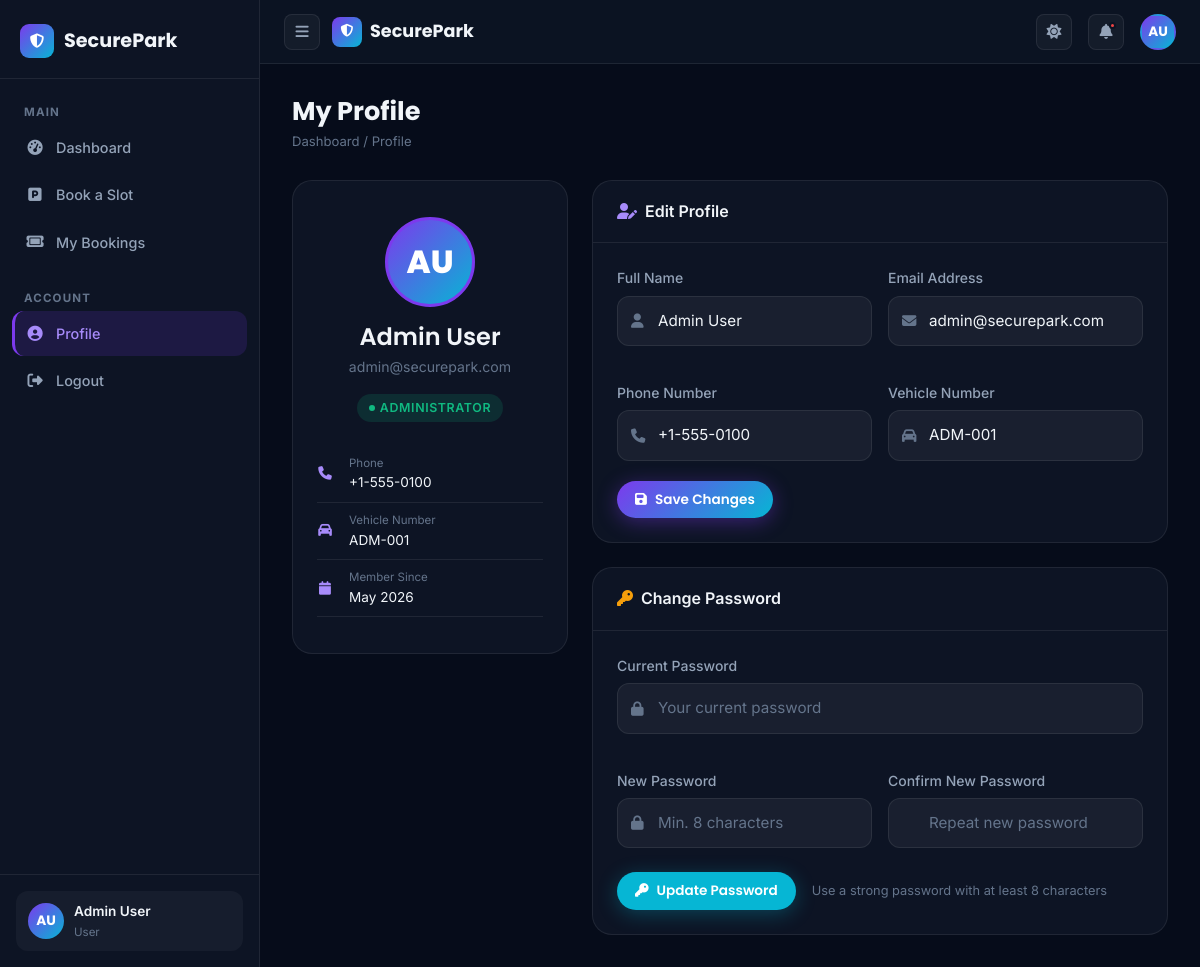
The app's page /profile.php (signed in) with its own data.
### tables this page shows
CREATE TABLE IF NOT EXISTS `users` (
  `id`             INT UNSIGNED    NOT NULL AUTO_INCREMENT,
  `name`           VARCHAR(120)    NOT NULL,
  `email`          VARCHAR(180)    NOT NULL UNIQUE,
  `password`       VARCHAR(255)    NOT NULL,
  `phone`          VARCHAR(30)     DEFAULT NULL,
  `vehicle_number` VARCHAR(30)     DEFAULT NULL,
  `role`           ENUM('user','admin') NOT NULL DEFAULT 'user',
  `created_at`     DATETIME        NOT NULL DEFAULT CURRENT_TIMESTAMP,
  PRIMARY KEY (`id`),
  KEY `idx_email` (`email`)
);

### includes/auth.php (called while the page is built, shortened)
<?php
function getCurrentUser(): array {
    return [
        'id'             => $_SESSION['user_id']   ?? 0,
        'name'           => $_SESSION['name']       ?? '',
        'email'          => $_SESSION['email']      ?? '',
        'phone'          => $_SESSION['phone']      ?? '',
        'vehicle_number' => $_SESSION['vehicle_number'] ?? '',
        'role'           => $_SESSION['role']       ?? 'user',
    ];
}

### profile.php (the view, shortened to what this page needs)
<?php
require_once __DIR__ . '/includes/auth.php';
require_once __DIR__ . '/config/db.php';
$user        = getCurrentUser();
$active_page = 'profile';
$uid         = (int)$user['id'];
$db_user = $conn->query("SELECT * FROM users WHERE id = $uid")->fetch_assoc();
?>
<!DOCTYPE html>
<html lang="en">
<head>
  <link rel="stylesheet" href="https://cdnjs.cloudflare.com/ajax/libs/bootstrap/5.3.3/css/bootstrap.min.css">
  <link rel="stylesheet" href="https://cdnjs.cloudflare.com/ajax/libs/font-awesome/6.5.1/css/all.min.css">
  <link rel="stylesheet" href="/securepark/assets/css/style.css">
</head>
<body>
<div class="dash-layout">
  <?php include __DIR__ . '/includes/dash_sidebar.php'; ?>
  <div class="dash-content" id="dashContent">
    <?php include __DIR__ . '/includes/dash_nav.php'; ?>
    <div class="page-content">
      <div class="page-header">
        <div>
          <h1 class="page-title">My Profile</h1>
          <div class="page-breadcrumb"><a href="/securepark/dashboard.php">Dashboard</a> / Profile</div>
        </div>
      </div>
      <div class="row g-4">
        <div class="col-lg-4">
          <div class="section-card text-center">
            <div class="section-card-body" style="padding:36px 24px">
              <div class="profile-avatar-lg mx-auto mb-3"><?= $initials ?></div>
              <h4 class="mb-1"><?= htmlspecialchars($db_user['name']) ?></h4>
              <p style="color:var(--text-muted);font-size:0.88rem"><?= htmlspecialchars($db_user['email']) ?></p>
              <span class="status-badge badge-active mb-4 d-inline-flex">
                <?= $db_user['role'] === 'admin' ? 'Administrator' : 'Member' ?>
              </span>
              <div class="w-100">
                <?php $fields = [
                  ['fas fa-phone',      'Phone',          $db_user['phone']          ?? '—'],
                  ['fas fa-car',        'Vehicle Number', $db_user['vehicle_number'] ?? '—'],
                  ['fas fa-calendar',   'Member Since',   date('M Y', strtotime($db_user['created_at']))],
                ]; foreach ($fields as [$icon,$label,$val]): ?>
                <div class="d-flex align-items-center gap-3 py-2" style="border-bottom:1px solid var(--border);font-size:0.85rem;text-align:left">
                  <i class="<?= $icon ?>" style="color:var(--primary-light);width:16px;text-align:center"></i>
                  <div style="flex:1">
                    <div style="font-size:0.72rem;color:var(--text-muted)"><?= $label ?></div>
                    <div class="fw-500"><?= htmlspecialchars($val) ?></div>
                  </div>
                </div>
                <?php endforeach; ?>
              </div>
            </div>
          </div>
        </div>
        <div class="col-lg-8">
          <div class="section-card mb-4">
            <div class="section-card-header">
              <div class="section-card-title"><i class="fas fa-user-pen me-2" style="color:var(--primary-light)"></i>Edit Profile</div>
            </div>
            <div class="section-card-body">
              <form id="profileForm" action="/securepark/api/update_profile.php" method="POST">
                <div class="row g-3">
                  <div class="col-md-6">
                    <div class="form-group-custom">
                      <label class="form-label-custom">Full Name</label>
                      <div class="input-icon-wrap">
                        <i class="fas fa-user"></i>
                        <input type="text" name="name" class="form-input-custom" value="<?= htmlspecialchars($db_user['name']) ?>" required>
                      </div>
                    </div>
                  </div>
                  <div class="col-md-6">
                    <div class="form-group-custom">
                      <label class="form-label-custom">Email Address</label>
                      <div class="input-icon-wrap">
                        <i class="fas fa-envelope"></i>
                        <input type="email" class="form-input-custom" value="<?= htmlspecialchars($db_user['email']) ?>" disabled>
                      </div>
                    </div>
                  </div>
                  <div class="col-md-6">
                    <div class="form-group-custom">
                      <label class="form-label-custom">Phone Number</label>
                      <div class="input-icon-wrap">
                        <i class="fas fa-phone"></i>
                        <input type="tel" name="phone" class="form-input-custom" value="<?= htmlspecialchars($db_user['phone'] ?? '') ?>" placeholder="+1 555 0100">
                      </div>
                    </div>
                  </div>
                  <div class="col-md-6">
                    <div class="form-group-custom">
                      <label class="form-label-custom">Vehicle Number</label>
                      <div class="input-icon-wrap">
                        <i class="fas fa-car"></i>
                        <input type="text" name="vehicle_number" class="form-input-custom" value="<?= htmlspecialchars($db_user['vehicle_number'] ?? '') ?>" placeholder="NYC-1234">
                      </div>
                    </div>
                  </div>
                </div>
                <button type="submit" class="btn-primary-custom btn-sm-custom">
                  <i class="fas fa-floppy-disk"></i> Save Changes
                </button>
              </form>
            </div>
          </div>
          <div class="section-card">
            <div class="section-card-header">
              <div class="section-card-title"><i class="fas fa-key me-2" style="color:var(--warning)"></i>Change Password</div>
            </div>
            <div class="section-card-body">
              <form id="passwordForm" action="/securepark/api/update_profile.php" method="POST">
                <div class="row g-3">
                  <div class="col-12">
                    <div class="form-group-custom">
                      <label class="form-label-custom">Current Password</label>
                      <div class="input-icon-wrap">
                        <i class="fas fa-lock"></i>
                        <input type="password" name="current_password" class="form-input-custom" placeholder="Your current password" required>
                      </div>
                    </div>
                  </div>
                  <div class="col-md-6">
                    <div class="form-group-custom">
                      <label class="form-label-custom">New Password</label>
                      <div class="input-icon-wrap">
                        <i class="fas fa-lock"></i>
                        <input type="password" name="new_password" class="form-input-custom" placeholder="Min. 8 characters" required minlength="8">
                      </div>
                    </div>
                  </div>
                  <div class="col-md-6">
                    <div class="form-group-custom">
                      <label class="form-label-custom">Confirm New Password</label>
                      <div class="input-icon-wrap">
                        <input type="password" name="confirm_password" class="form-input-custom" placeholder="Repeat new password" required>
                      </div>
                    </div>
                  </div>
                </div>
                <div class="d-flex align-items-center gap-3 mt-1">
                  <button type="submit" class="btn-accent btn-sm-custom">
                    <i class="fas fa-key"></i> Update Password
                  </button>
                  <span style="font-size:0.8rem;color:var(--text-muted)">Use a strong password with at least 8 characters</span>
                </div>
              </form>
            </div>
          </div>
        </div>
      </div>
    </div>
  </div>
</div>
</body>
</html>

### includes/dash_sidebar.php (shortened to what this page needs)
<aside class="dash-sidebar" id="dashSidebar">
    <div class="sidebar-brand">
        <span class="brand-icon"><i class="fas fa-shield-halved"></i></span>
        <span class="brand-name">SecurePark</span>
    </div>
    <nav class="sidebar-nav">
        <div class="sidebar-section-label">Main</div>
        <a href="/securepark/dashboard.php" class="sidebar-link <?= $active_page === 'dashboard' ? 'active' : '' ?>">
            <i class="fas fa-gauge-high"></i> <span>Dashboard</span>
        </a>
        <a href="/securepark/book.php" class="sidebar-link <?= $active_page === 'book' ? 'active' : '' ?>">
            <i class="fas fa-square-parking"></i> <span>Book a Slot</span>
        </a>
        <a href="/securepark/my-bookings.php" class="sidebar-link <?= $active_page === 'bookings' ? 'active' : '' ?>">
            <i class="fas fa-ticket"></i> <span>My Bookings</span>
        </a>
        <div class="sidebar-section-label mt-3">Account</div>
        <a href="/securepark/profile.php" class="sidebar-link <?= $active_page === 'profile' ? 'active' : '' ?>">
            <i class="fas fa-user-circle"></i> <span>Profile</span>
        </a>
        <a href="/securepark/logout.php" class="sidebar-link">
            <i class="fas fa-right-from-bracket"></i> <span>Logout</span>
        </a>
    </nav>
    <div class="sidebar-footer">
        <div class="sidebar-user-card">
            <div class="su-avatar"><?= implode('', array_map(fn($w) => strtoupper($w[0]), array_slice(explode(' ', trim($user['name'])), 0, 2))) ?></div>
            <div class="su-info">
                <div class="su-name"><?= htmlspecialchars($user['name']) ?></div>
                <div class="su-role">User</div>
            </div>
        </div>
    </div>
</aside>

### includes/dash_nav.php (shortened to what this page needs)
<?php
$initials = implode('', array_map(fn($w) => strtoupper($w[0]), array_slice(explode(' ', trim($user['name'])), 0, 2)));
?>
<nav class="dash-topnav">
    <button class="sidebar-toggle" id="sidebarToggle" aria-label="Toggle sidebar">
        <i class="fas fa-bars"></i>
    </button>
    <div class="nav-brand">
        <a href="/securepark/index.php" class="brand-link">
            <span class="brand-icon"><i class="fas fa-shield-halved"></i></span>
            <span class="brand-name">SecurePark</span>
        </a>
    </div>
    <div class="nav-actions ms-auto d-flex align-items-center gap-3">
        <button class="theme-toggle" id="themeToggle" title="Toggle theme" aria-label="Toggle dark/light mode">
            <i class="fas fa-sun"></i>
        </button>
        <div class="nav-notification" title="Notifications">
            <i class="fas fa-bell"></i>
            <span class="notif-dot"></span>
        </div>
        <div class="nav-user-menu" id="navUserMenu">
            <div class="nav-avatar" id="navAvatarBtn">
                <span><?= htmlspecialchars($initials) ?></span>
            </div>
        </div>
    </div>
</nav>

### records on screen
users: name "AU", name "Admin User", email "admin@securepark.com", phone "+1-555-0100", vehicle_number "ADM-001"

### other values on screen
$label "Phone"
$val "+1-555-0100"
$label "Vehicle Number"
$val "ADM-001"
$label "Member Since"
$val "May 2026"
